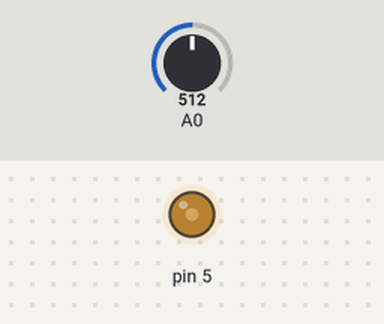
A sketch run on a simulated Arduino Uno, built with avr-gcc and run on an emulated ATmega328P. Parts: output pins drawn as LEDs (lit = HIGH). The inputs (shaded band) are chosen by the test bench; at power-on: A0 = 512. What the sketch prints to the serial monitor is not drawn.

Above: at 0.1 s.
Timing chart, 0 to 1.6 s (numbered marks = the images above):
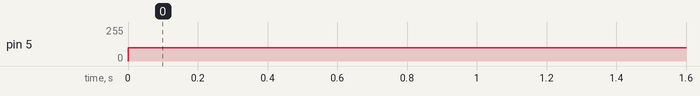

Measured:
- by itself, pin 5: 0/255 → 100/255 at 0.00 s

The sketch:

projeto4_osciloscopio.ino
```cpp
/*
 * Projeto 4 - EA 076 Osciloscopio de interface serial
 * Caio Cesar Porto RA 101720
 * Daniel           RA 155090
 */


#include <TimerOne.h>               //Biblioteca utilizada para temporização

int read_cont = 0 ;
int sensorValue;
int amostr = 14 ;                   //Esta variavel define a taxa de amostragem do sinal de entrada
void setup() {

Serial.begin(9600);                //inicializaçao da serial
Timer1.initialize(10000);          // Interrupcao a cada 1ms
Timer1.attachInterrupt(ISR_timer); // Associa a interrupcao periodica a funcao ISR_timer


}


/*
 * A cada periodo de tempo que é definido pela valor da variavel  read_cont é realizada a leitura do valor na entrada analogica e este valor é  escrito na porta serial
 */

void ISR_timer() {

        read_cont++;

    }


void loop() {

analogWrite(5, 100);            //sinal de referencia PWM no pino 5

if (read_cont >= amostr){            // Esta linha define o periodo de amostragem do sinal

sensorValue = analogRead(A0)/205; //Leitura do valor de tensão no pino A0

Serial.println(sensorValue);

}


}
```
